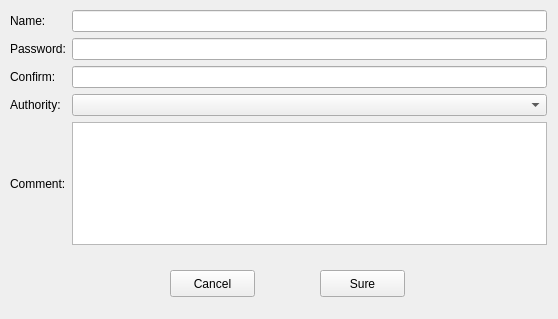
<?xml version="1.0" encoding="UTF-8"?>
<ui version="4.0">
 <class>HNCreateUserDialog</class>
 <widget class="HNDialog" name="HNCreateUserDialog">
  <property name="geometry">
   <rect>
    <x>0</x>
    <y>0</y>
    <width>558</width>
    <height>319</height>
   </rect>
  </property>
  <property name="focusPolicy">
   <enum>Qt::StrongFocus</enum>
  </property>
  <property name="windowTitle">
   <string>NewUser</string>
  </property>
  <widget class="HNPushButton" name="btn_sure">
   <property name="geometry">
    <rect>
     <x>320</x>
     <y>270</y>
     <width>85</width>
     <height>27</height>
    </rect>
   </property>
   <property name="text">
    <string>Sure</string>
   </property>
  </widget>
  <widget class="HNPushButton" name="btn_cancel">
   <property name="geometry">
    <rect>
     <x>170</x>
     <y>270</y>
     <width>85</width>
     <height>27</height>
    </rect>
   </property>
   <property name="text">
    <string>Cancel</string>
   </property>
  </widget>
  <widget class="QWidget" name="">
   <property name="geometry">
    <rect>
     <x>10</x>
     <y>10</y>
     <width>537</width>
     <height>235</height>
    </rect>
   </property>
   <layout class="QGridLayout" name="gridLayout">
    <item row="0" column="0">
     <widget class="QLabel" name="label">
      <property name="text">
       <string>Name:</string>
      </property>
     </widget>
    </item>
    <item row="0" column="1">
     <widget class="QLineEdit" name="le_name"/>
    </item>
    <item row="1" column="0">
     <widget class="QLabel" name="label_2">
      <property name="text">
       <string>Password:</string>
      </property>
     </widget>
    </item>
    <item row="1" column="1">
     <widget class="QLineEdit" name="le_pwd"/>
    </item>
    <item row="2" column="0">
     <widget class="QLabel" name="label_5">
      <property name="text">
       <string>Confirm:</string>
      </property>
     </widget>
    </item>
    <item row="2" column="1">
     <widget class="QLineEdit" name="le_confirm"/>
    </item>
    <item row="3" column="0">
     <widget class="QLabel" name="label_3">
      <property name="text">
       <string>Authority:</string>
      </property>
     </widget>
    </item>
    <item row="3" column="1">
     <widget class="QComboBox" name="comb_auth"/>
    </item>
    <item row="4" column="0">
     <widget class="QLabel" name="label_4">
      <property name="text">
       <string>Comment:</string>
      </property>
     </widget>
    </item>
    <item row="4" column="1">
     <widget class="QTextEdit" name="text_commnet"/>
    </item>
   </layout>
  </widget>
 </widget>
 <customwidgets>
  <customwidget>
   <class>HNPushButton</class>
   <extends>QPushButton</extends>
   <header>hnpushbutton.h</header>
  </customwidget>
  <customwidget>
   <class>HNDialog</class>
   <extends>QWidget</extends>
   <header>hndialog.h</header>
   <container>1</container>
  </customwidget>
 </customwidgets>
 <resources/>
 <connections/>
</ui>
